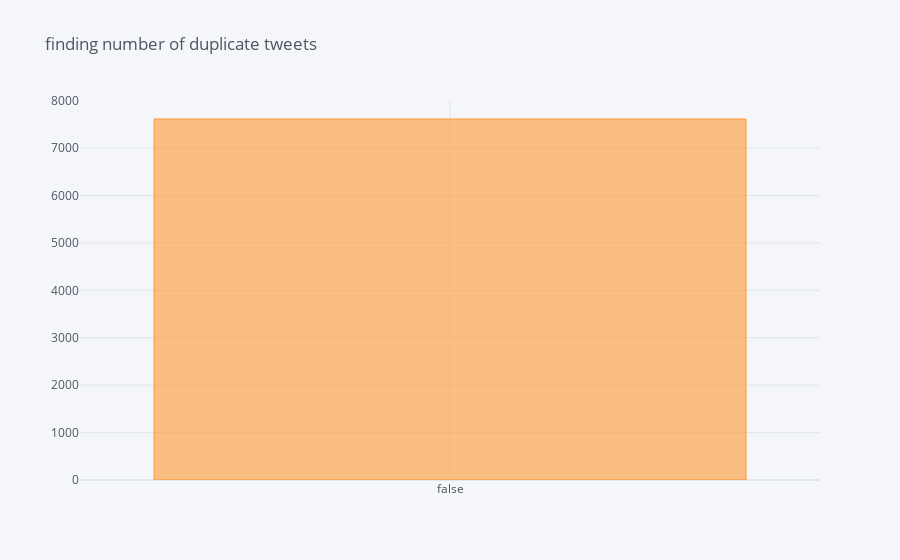

The cell this chart's notebook holds for it:
### Markdown cell above
## 3. Checking for Duplicate values

### Code cell
value=df_train.duplicated().value_counts()
value.iplot(kind='bar',title="finding number of duplicate tweets")

### Figure 1 — Plotly figure (JSON) as saved in the notebook; plotly's stock layout.template omitted (floating-point values rounded to 4 significant figures)
{"data": [{"marker": {"color": "rgba(255, 153, 51, 0.6)", "line": {"color": "rgba(255, 153, 51, 1.0)", "width": 1}}, "name": "None", "orientation": "v", "text": "", "type": "bar", "x": [false], "y": [7613]}], "layout": {"legend": {"bgcolor": "#F5F6F9", "font": {"color": "#4D5663"}}, "paper_bgcolor": "#F5F6F9", "plot_bgcolor": "#F5F6F9", "title": {"font": {"color": "#4D5663"}, "text": "finding number of duplicate tweets"}, "xaxis": {"gridcolor": "#E1E5ED", "showgrid": true, "tickfont": {"color": "#4D5663"}, "title": {"font": {"color": "#4D5663"}, "text": ""}, "zerolinecolor": "#E1E5ED"}, "yaxis": {"gridcolor": "#E1E5ED", "showgrid": true, "tickfont": {"color": "#4D5663"}, "title": {"font": {"color": "#4D5663"}, "text": ""}, "zerolinecolor": "#E1E5ED"}}}
